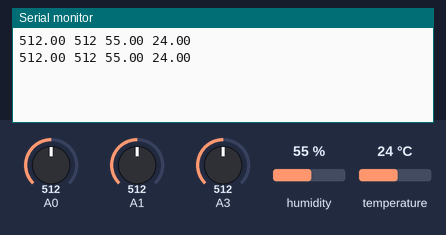
A sketch run on a simulated Arduino Uno, built with avr-gcc and run on an emulated ATmega328P. Shown: the last lines printed to the serial monitor. The test bench sets the inputs (shaded band); at power-on: humidity 55 %, A0 = 512, A1 = 512, A3 = 512, temperature 24 °C.

Above: at 2.8 s.
2.9 s: humidity set to 22 %
At 5.3 s:
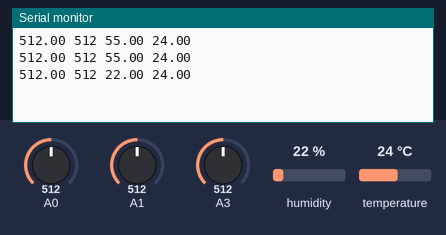
5.6 s: A0 set to 716
At 6.8 s:
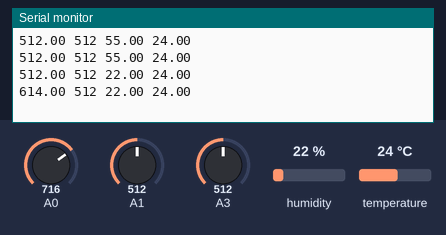
8.3 s: A1 set to 716
At 10.5 s:
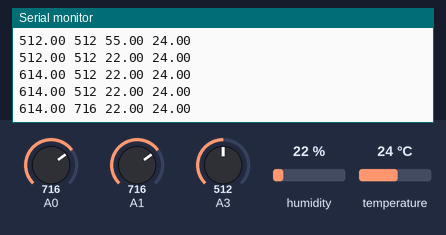
11.0 s: A3 set to 716
At 12.9 s:
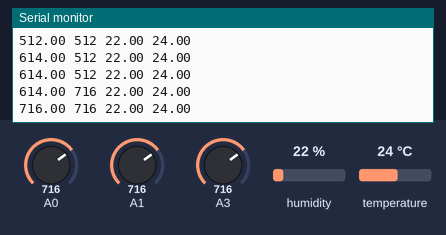
13.7 s: temperature set to 12 °C
At 15.4 s:
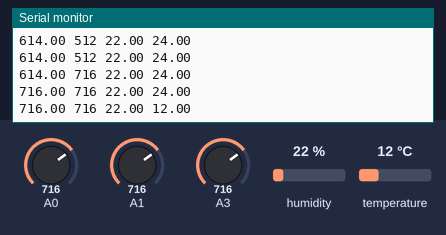
16.4 s: A0 set to 992
At 19.1 s:
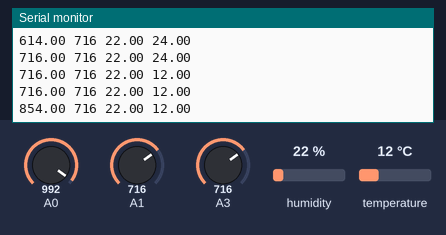
Timing chart, 0 to 20.1 s (numbered marks = the images above; inputs shaded):
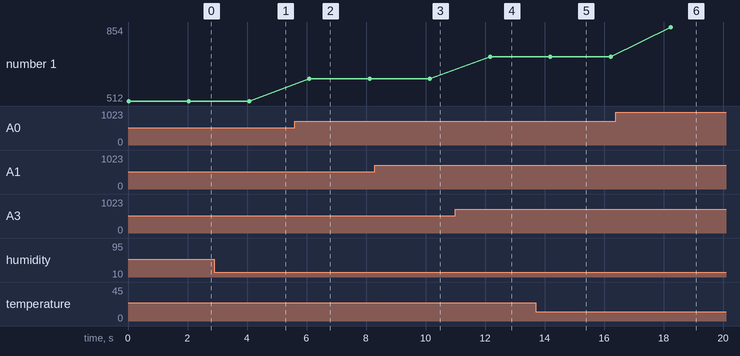

The sketch:

sendtobeckend.ino
```cpp
#include "DHT.h"
#define DHTTYPE DHT11
#define DHTPIN A2
DHT dht(DHTPIN, DHTTYPE);
//you need to change this value that you had recorded in the air
const int AirValue = 690; //600;

//you need to change this value that you had recorded in the water
const int WaterValue = 280;//340;
int CDS = A1;
int intervals = (AirValue - WaterValue)/3;
int soilMoistureValue = 0;

void setup() {
  Serial.begin(9600); // open serial port, set the baud rate to 9600 bps
  dht.begin();
}

void loop() {
  float val1=analogRead(A0);
  float val2=analogRead(A3);
  float soilMoistureValue = (val1+val2)/2;  //put Sensor insert into soil
  CDS = analogRead(A1);
  float h = dht.readHumidity();
  float t = dht.readTemperature();
  Serial.print(soilMoistureValue);
  Serial.print(' ');
  Serial.print(CDS);
  Serial.print(' ');   // 시리얼 모니터에 조도 센서의 측정 값 출력
  Serial.print(h);
  Serial.print(' ');
  Serial.print(t);
  Serial.println();
  // if(soilMoistureValue > WaterValue && soilMoistureValue < (WaterValue + intervals)) {
  //   Serial.print("soilMoistureValue : ");
  //   Serial.print(soilMoistureValue);
  //   Serial.println("    Very Wet");

  // } else if(soilMoistureValue > (WaterValue + intervals)
  //   && soilMoistureValue < (AirValue - intervals)){
  //   Serial.print("soilMoistureValue : ");
  //   Serial.print(soilMoistureValue);
  //   Serial.println("    Wet");

  // } else if(soilMoistureValue < AirValue
  //   && soilMoistureValue > (AirValue - intervals)) {
  //   Serial.print("soilMoistureValue : ");
  //   Serial.print(soilMoistureValue);
  //   Serial.println("    Dry");
  // }

  delay(2000);
}
```

Measured:
- after the input at 2.9 s, the serial monitor: prints a new line after 1.2 s (image 1)
- after the input at 5.6 s, the serial monitor: prints a new line after 0.50 s (image 2)
- after the input at 8.3 s, the serial monitor: prints a new line after 1.8 s (image 3)
- after the input at 11.0 s, the serial monitor: prints a new line after 1.2 s (image 4)
- after the input at 13.7 s, the serial monitor: prints a new line after 0.50 s (image 5)
- after the input at 16.4 s, the serial monitor: prints a new line after 1.8 s (image 6)
- plotted number 1: 512 → 614 after the input at 5.6 s, 716 → 854 after the input at 16.4 s
